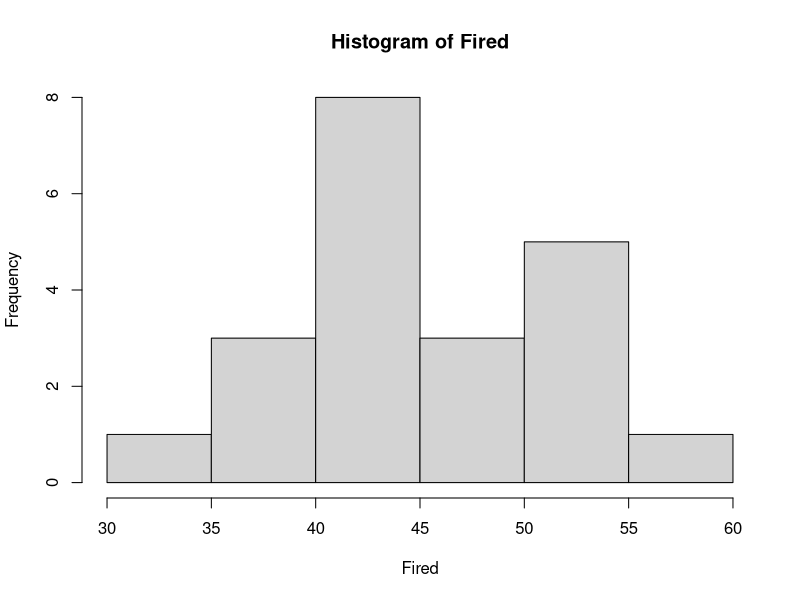
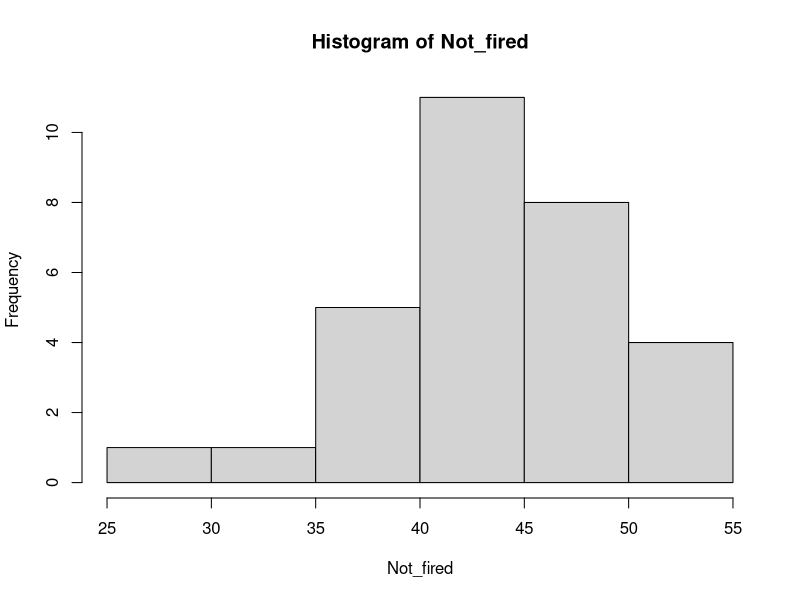
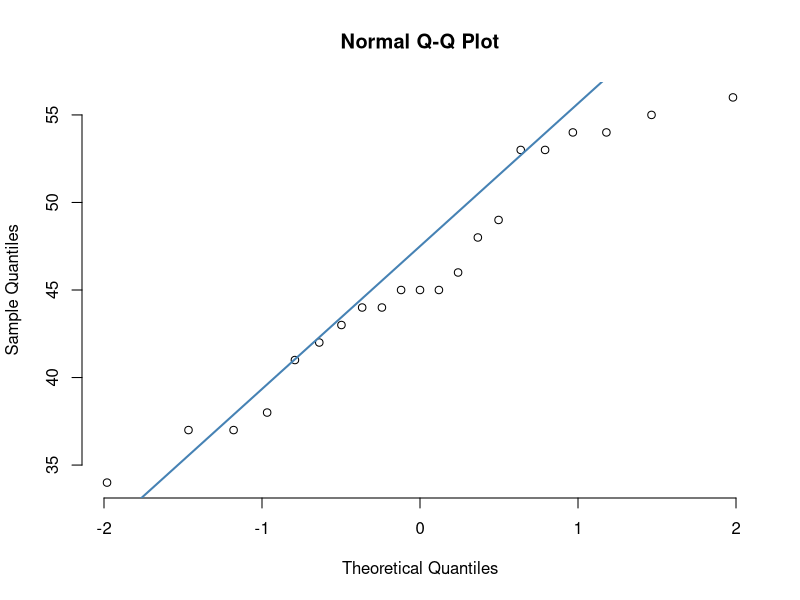
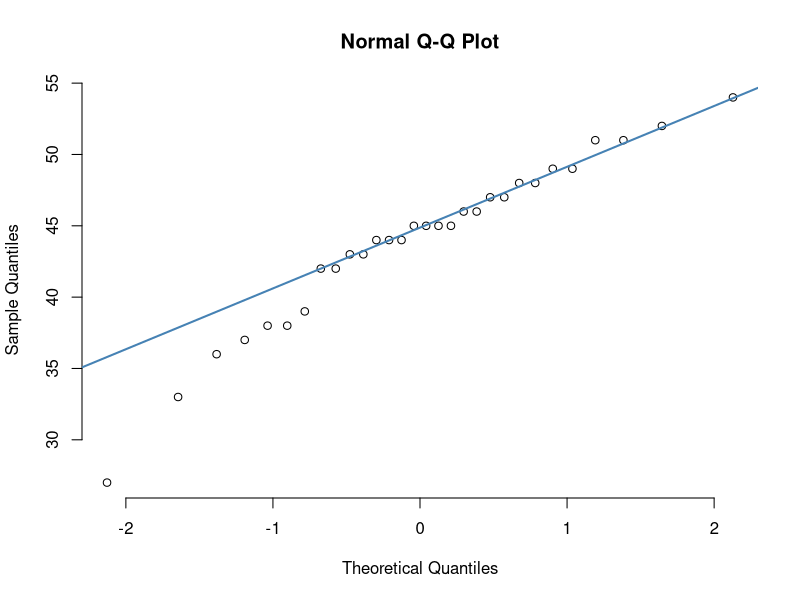
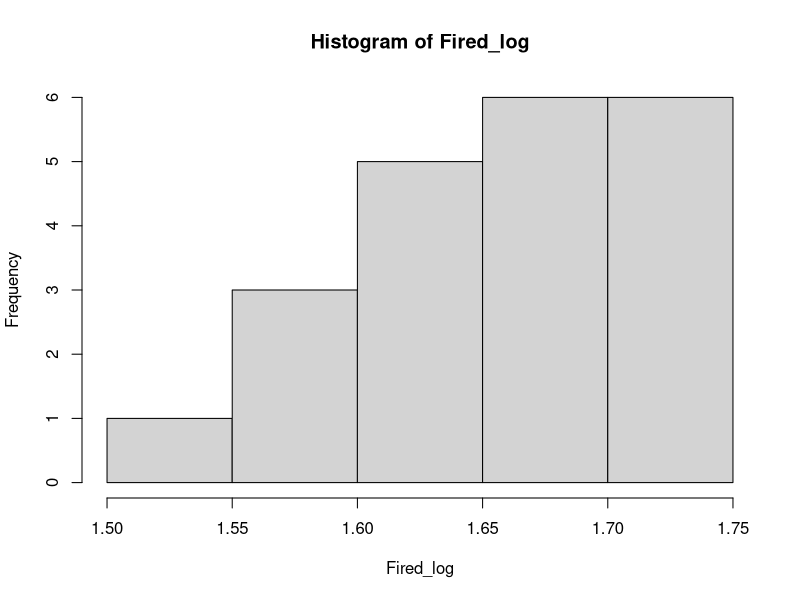
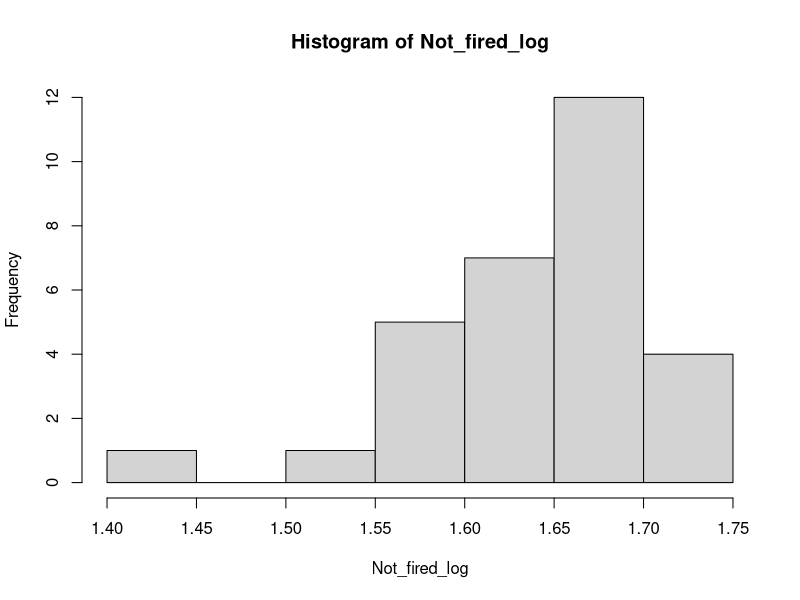
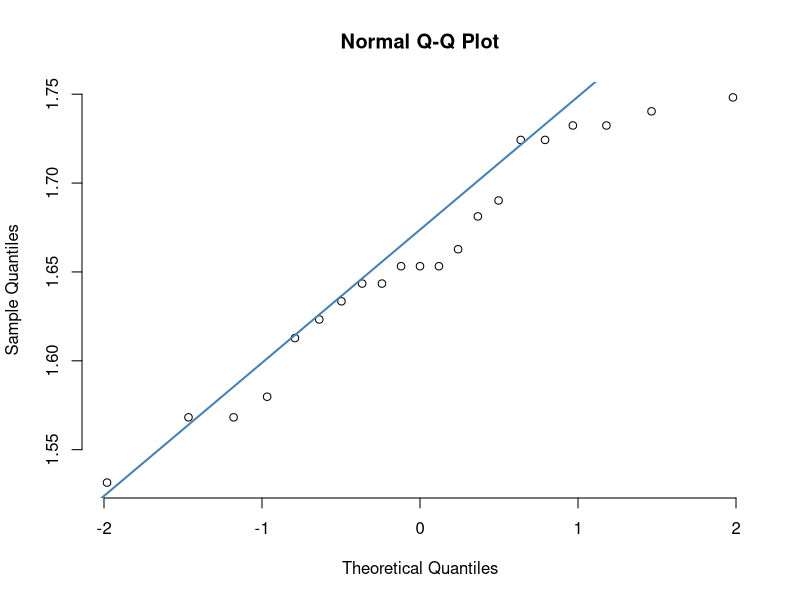
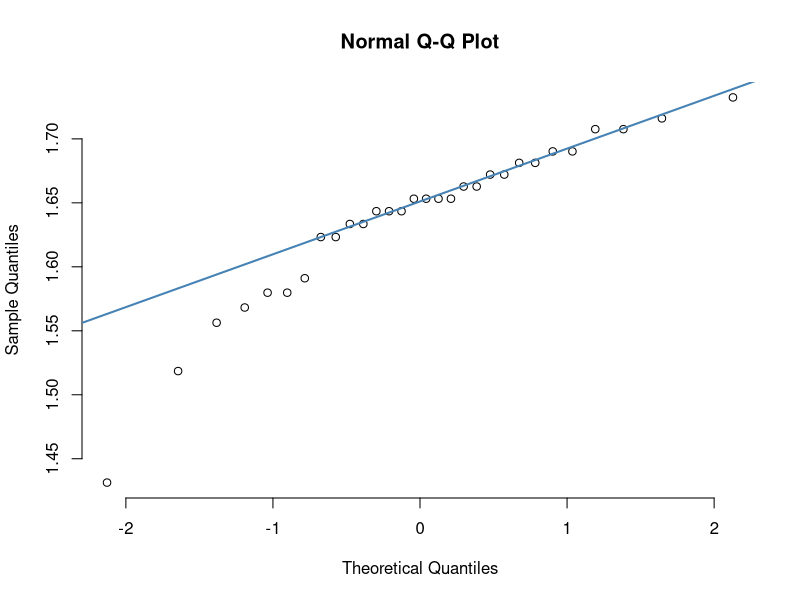

Reproduce these figures in R, in order.
## ---- chunk 1
    Fired = c(34, 37, 37, 38, 41, 42, 43, 44, 44, 45, 45, 45, 46, 48, 49, 53, 53, 54, 54, 55, 56)
    Not_fired = c(27, 33, 36, 37, 38, 38, 39, 42, 42, 43, 43, 44, 44, 44, 45, 45, 45, 45, 46, 46, 47, 47, 48, 48, 49, 49, 51, 51, 52, 54)
    t.test(x = Fired, y = Not_fired, conf.int = .95, var.equal = TRUE, alternative = "two.sided")
    hist(Fired)
    hist(Not_fired)
    qqnorm(Fired, pch = 1, frame = FALSE)
    qqline(Fired, col = "steelblue", lwd = 2)
    qqnorm(Not_fired, pch = 1, frame = FALSE)
    qqline(Not_fired, col = "steelblue", lwd = 2)
    Fired_log = log(Fired, base=10)
    Not_fired_log = log(Not_fired, base=10)
    hist(Fired_log)
    hist(Not_fired_log)
    qqnorm(Fired_log, pch = 1, frame = FALSE)
    qqline(Fired_log, col = "steelblue", lwd = 2)
    qqnorm(Not_fired_log, pch = 1, frame = FALSE)
    qqline(Not_fired_log, col = "steelblue", lwd = 2)
    var.test(x=Fired, y=Not_fired, alternative = "two.sided")
    shapiro.test(Fired)
    shapiro.test(Not_fired)
    t.test(x = Fired_log, y = Not_fired_log, conf.int = .95, var.equal = FALSE, alternative = "two.sided")
    
    number_of_permutations = 10000;
    xbarholder = c();
    counter = 0;
    observed_diff = mean(Fired)-mean(Not_fired)
    all_data = c(Fired, Not_fired)
    for(i in 1:number_of_permutations)
    {
      scramble = sample(all_data,length(all_data));
      extrinsic = scramble[1:length(Fired)];
      intrinsic = scramble[(length(Fired) + 1):length(all_data)];
      diff = mean(intrinsic)-mean(extrinsic);
      xbarholder[i] = diff;
      if(diff > observed_diff)
       counter = counter + 1;
    }
hist(xbarholder);
pvalue = counter / number_of_permutations;
pvalue
## ---- chunk 2
    SMU = c(34, 1200, 23, 50, 60, 50, 0, 0, 30, 89, 0, 300, 400, 20, 10, 0)
    Seattle = c(20, 10, 5, 0, 30, 50, 0, 100, 110, 0, 40, 10, 3, 0)
    t.test(x = SMU, y = Seattle, conf.int = .95, var.equal = TRUE, alternative = "two.sided")
    hist(SMU)
    hist(Seattle)
    qqnorm(SMU, pch = 1, frame = FALSE)
    qqline(SMU, col = "steelblue", lwd = 2)
    qqnorm(Seattle, pch = 1, frame = FALSE)
    qqline(Seattle, col = "steelblue", lwd = 2)
    SMU_log = log(SMU, base=10)
    Seattle_log = log(Seattle, base=10)
    hist(SMU_log)
    hist(Seattle_log)
    #qqnorm(SMU_log, pch = 1, frame = FALSE)
    #qqline(SMU_log, col = "steelblue", lwd = 2)
    #qqnorm(Seattle_log, pch = 1, frame = FALSE)
    #qqline(Seattle_log, col = "steelblue", lwd = 2)
    var.test(x=SMU, y=Seattle, alternative = "two.sided")
    shapiro.test(SMU)
    shapiro.test(Seattle)
    #t.test(x = SMU_log, y = Seattle_log, conf.int = .95, var.equal = FALSE, alternative = "two.sided")
    
    number_of_permutations = 10000;
    xbarholder = c();
    counter = 0;
    observed_diff = mean(SMU)-mean(Seattle)
    all_data = c(SMU, Seattle)
    for(i in 1:number_of_permutations)
    {
      scramble = sample(all_data,length(all_data));
      extrinsic = scramble[1:length(Fired)];
      intrinsic = scramble[(length(Fired) + 1):length(all_data)];
      diff = mean(intrinsic)-mean(extrinsic);
      xbarholder[i] = diff;
      if(diff > observed_diff)
       counter = counter + 1;
    }
hist(xbarholder);
pvalue = counter / number_of_permutations;
pvalue
## ---- chunk 3

